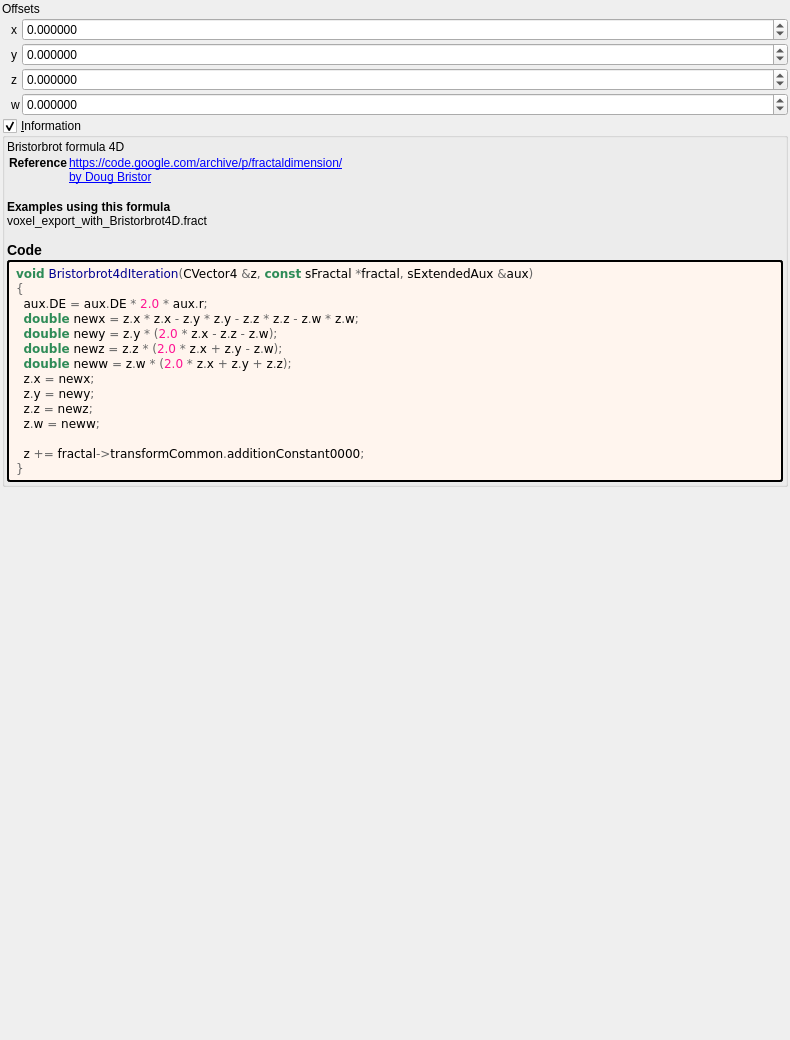
<?xml version="1.0" encoding="UTF-8"?>
<ui version="4.0">
 <class>bristorbrot4d</class>
 <widget class="QWidget" name="Form">
  <property name="geometry">
   <rect>
    <x>0</x>
    <y>0</y>
    <width>790</width>
    <height>1040</height>
   </rect>
  </property>
  <property name="windowTitle">
   <string notr="true">bristorbrot4d</string>
  </property>
  <layout class="QVBoxLayout" name="verticalLayout">
   <property name="spacing">
    <number>2</number>
   </property>
   <property name="leftMargin">
    <number>2</number>
   </property>
   <property name="topMargin">
    <number>2</number>
   </property>
   <property name="rightMargin">
    <number>2</number>
   </property>
   <property name="bottomMargin">
    <number>2</number>
   </property>
   <item>
    <widget class="QLabel" name="label_256">
     <property name="text">
      <string>Offsets</string>
     </property>
    </widget>
   </item>
   <item>
    <layout class="QGridLayout" name="gridLayout_63" columnstretch="0,0,0,1">
     <property name="spacing">
      <number>2</number>
     </property>
     <item row="3" column="2">
      <widget class="QLabel" name="label_112">
       <property name="text">
        <string notr="true">x</string>
       </property>
      </widget>
     </item>
     <item row="5" column="3">
      <widget class="MyDoubleSpinBox" name="spinbox4_transf_addition_constant_0000_z">
       <property name="sizePolicy">
        <sizepolicy hsizetype="Minimum" vsizetype="Maximum">
         <horstretch>0</horstretch>
         <verstretch>0</verstretch>
        </sizepolicy>
       </property>
       <property name="prefix">
        <string/>
       </property>
       <property name="suffix">
        <string/>
       </property>
       <property name="decimals">
        <number>6</number>
       </property>
       <property name="minimum">
        <double>-99.989999999999995</double>
       </property>
       <property name="maximum">
        <double>99.989999999999995</double>
       </property>
       <property name="singleStep">
        <double>0.100000000000000</double>
       </property>
      </widget>
     </item>
     <item row="5" column="1">
      <widget class="QLabel" name="label_257">
       <property name="text">
        <string/>
       </property>
      </widget>
     </item>
     <item row="6" column="2">
      <widget class="QLabel" name="label_115">
       <property name="text">
        <string notr="true">w</string>
       </property>
      </widget>
     </item>
     <item row="4" column="2">
      <widget class="QLabel" name="label_113">
       <property name="text">
        <string notr="true">y</string>
       </property>
      </widget>
     </item>
     <item row="3" column="3">
      <widget class="MyDoubleSpinBox" name="spinbox4_transf_addition_constant_0000_x">
       <property name="sizePolicy">
        <sizepolicy hsizetype="Minimum" vsizetype="Maximum">
         <horstretch>0</horstretch>
         <verstretch>0</verstretch>
        </sizepolicy>
       </property>
       <property name="prefix">
        <string/>
       </property>
       <property name="suffix">
        <string/>
       </property>
       <property name="decimals">
        <number>6</number>
       </property>
       <property name="minimum">
        <double>-99.989999999999995</double>
       </property>
       <property name="maximum">
        <double>99.989999999999995</double>
       </property>
       <property name="singleStep">
        <double>0.100000000000000</double>
       </property>
      </widget>
     </item>
     <item row="4" column="3">
      <widget class="MyDoubleSpinBox" name="spinbox4_transf_addition_constant_0000_y">
       <property name="sizePolicy">
        <sizepolicy hsizetype="Minimum" vsizetype="Maximum">
         <horstretch>0</horstretch>
         <verstretch>0</verstretch>
        </sizepolicy>
       </property>
       <property name="prefix">
        <string/>
       </property>
       <property name="suffix">
        <string/>
       </property>
       <property name="decimals">
        <number>6</number>
       </property>
       <property name="minimum">
        <double>-99.989999999999995</double>
       </property>
       <property name="maximum">
        <double>99.989999999999995</double>
       </property>
       <property name="singleStep">
        <double>0.100000000000000</double>
       </property>
      </widget>
     </item>
     <item row="5" column="2">
      <widget class="QLabel" name="label_114">
       <property name="text">
        <string notr="true">z</string>
       </property>
      </widget>
     </item>
     <item row="6" column="3">
      <widget class="MyDoubleSpinBox" name="spinbox4_transf_addition_constant_0000_w">
       <property name="sizePolicy">
        <sizepolicy hsizetype="Minimum" vsizetype="Maximum">
         <horstretch>0</horstretch>
         <verstretch>0</verstretch>
        </sizepolicy>
       </property>
       <property name="prefix">
        <string/>
       </property>
       <property name="suffix">
        <string/>
       </property>
       <property name="decimals">
        <number>6</number>
       </property>
       <property name="minimum">
        <double>-99.989999999999995</double>
       </property>
       <property name="maximum">
        <double>99.989999999999995</double>
       </property>
       <property name="singleStep">
        <double>0.100000000000000</double>
       </property>
      </widget>
     </item>
    </layout>
   </item>
   <item>
    <widget class="MyGroupBox" name="groupCheck_info">
     <property name="title">
      <string>&amp;Information</string>
     </property>
     <property name="flat">
      <bool>false</bool>
     </property>
     <property name="checkable">
      <bool>true</bool>
     </property>
     <layout class="QVBoxLayout" name="verticalLayout_2">
      <property name="spacing">
       <number>2</number>
      </property>
      <property name="leftMargin">
       <number>2</number>
      </property>
      <property name="topMargin">
       <number>2</number>
      </property>
      <property name="rightMargin">
       <number>2</number>
      </property>
      <property name="bottomMargin">
       <number>2</number>
      </property>
      <item>
       <widget class="QLabel" name="label_information_general">
        <property name="text">
         <string notr="true">&lt;p&gt;Bristorbrot formula 4D&lt;/p&gt;&lt;table&gt;
&lt;tr&gt;&lt;th&gt;Reference&lt;/th&gt;&lt;td&gt;&lt;a href=&quot;https://code.google.com/archive/p/fractaldimension/&quot;&gt;https://code.google.com/archive/p/fractaldimension/&lt;br&gt;
&lt;a href=&quot;by Doug Bristor&quot;&gt;by Doug Bristor&lt;br&gt;
&lt;/td&gt;&lt;/tr&gt;
&lt;/table&gt;
&lt;br&gt;&lt;b&gt;Examples using this formula&lt;/b&gt;&lt;br&gt;voxel_export_with_Bristorbrot4D.fract&lt;h3&gt;Code&lt;/h3&gt;</string>
        </property>
        <property name="wordWrap">
         <bool>true</bool>
        </property>
        <property name="openExternalLinks">
         <bool>true</bool>
        </property>
        <property name="textInteractionFlags">
         <set>Qt::LinksAccessibleByMouse|Qt::TextSelectableByMouse</set>
        </property>
       </widget>
      </item>
      <item>
       <widget class="QLabel" name="label_code_content">
        <property name="styleSheet">
         <string notr="true">border-style: outset; border-width: 2px; border-radius: 3px; border-color: black; background-color: #fff5ee; padding: 4px;</string>
        </property>
        <property name="text">
         <string notr="true">&lt;body style=&quot;background-color:#fff5ee&quot;&gt;
&lt;pre style=&quot;color:#000000; background-color:#fff5ee;  font-family:&#039;Courier New&#039;,monospace;&quot;&gt;&lt;span style=&quot;color:#2e8b57; font-weight:bold&quot;&gt;void&lt;/span&gt; &lt;span style=&quot;color:#00008f&quot;&gt;Bristorbrot4dIteration&lt;/span&gt;&lt;span style=&quot;color:#676767&quot;&gt;(&lt;/span&gt;CVector4 &lt;span style=&quot;color:#676767&quot;&gt;&amp;amp;&lt;/span&gt;z&lt;span style=&quot;color:#676767&quot;&gt;,&lt;/span&gt; &lt;span style=&quot;color:#2e8b57; font-weight:bold&quot;&gt;const&lt;/span&gt; sFractal &lt;span style=&quot;color:#676767&quot;&gt;*&lt;/span&gt;fractal&lt;span style=&quot;color:#676767&quot;&gt;,&lt;/span&gt; sExtendedAux &lt;span style=&quot;color:#676767&quot;&gt;&amp;amp;&lt;/span&gt;aux&lt;span style=&quot;color:#676767&quot;&gt;)&lt;/span&gt;
&lt;span style=&quot;color:#676767&quot;&gt;{&lt;/span&gt;
  aux&lt;span style=&quot;color:#676767&quot;&gt;.&lt;/span&gt;DE &lt;span style=&quot;color:#676767&quot;&gt;=&lt;/span&gt; aux&lt;span style=&quot;color:#676767&quot;&gt;.&lt;/span&gt;DE &lt;span style=&quot;color:#676767&quot;&gt;*&lt;/span&gt; &lt;span style=&quot;color:#ff1493&quot;&gt;2.0&lt;/span&gt; &lt;span style=&quot;color:#676767&quot;&gt;*&lt;/span&gt; aux&lt;span style=&quot;color:#676767&quot;&gt;.&lt;/span&gt;r&lt;span style=&quot;color:#676767&quot;&gt;;&lt;/span&gt;
  &lt;span style=&quot;color:#2e8b57; font-weight:bold&quot;&gt;double&lt;/span&gt; newx &lt;span style=&quot;color:#676767&quot;&gt;=&lt;/span&gt; z&lt;span style=&quot;color:#676767&quot;&gt;.&lt;/span&gt;x &lt;span style=&quot;color:#676767&quot;&gt;*&lt;/span&gt; z&lt;span style=&quot;color:#676767&quot;&gt;.&lt;/span&gt;x &lt;span style=&quot;color:#676767&quot;&gt;-&lt;/span&gt; z&lt;span style=&quot;color:#676767&quot;&gt;.&lt;/span&gt;y &lt;span style=&quot;color:#676767&quot;&gt;*&lt;/span&gt; z&lt;span style=&quot;color:#676767&quot;&gt;.&lt;/span&gt;y &lt;span style=&quot;color:#676767&quot;&gt;-&lt;/span&gt; z&lt;span style=&quot;color:#676767&quot;&gt;.&lt;/span&gt;z &lt;span style=&quot;color:#676767&quot;&gt;*&lt;/span&gt; z&lt;span style=&quot;color:#676767&quot;&gt;.&lt;/span&gt;z &lt;span style=&quot;color:#676767&quot;&gt;-&lt;/span&gt; z&lt;span style=&quot;color:#676767&quot;&gt;.&lt;/span&gt;w &lt;span style=&quot;color:#676767&quot;&gt;*&lt;/span&gt; z&lt;span style=&quot;color:#676767&quot;&gt;.&lt;/span&gt;w&lt;span style=&quot;color:#676767&quot;&gt;;&lt;/span&gt;
  &lt;span style=&quot;color:#2e8b57; font-weight:bold&quot;&gt;double&lt;/span&gt; newy &lt;span style=&quot;color:#676767&quot;&gt;=&lt;/span&gt; z&lt;span style=&quot;color:#676767&quot;&gt;.&lt;/span&gt;y &lt;span style=&quot;color:#676767&quot;&gt;* (&lt;/span&gt;&lt;span style=&quot;color:#ff1493&quot;&gt;2.0&lt;/span&gt; &lt;span style=&quot;color:#676767&quot;&gt;*&lt;/span&gt; z&lt;span style=&quot;color:#676767&quot;&gt;.&lt;/span&gt;x &lt;span style=&quot;color:#676767&quot;&gt;-&lt;/span&gt; z&lt;span style=&quot;color:#676767&quot;&gt;.&lt;/span&gt;z &lt;span style=&quot;color:#676767&quot;&gt;-&lt;/span&gt; z&lt;span style=&quot;color:#676767&quot;&gt;.&lt;/span&gt;w&lt;span style=&quot;color:#676767&quot;&gt;);&lt;/span&gt;
  &lt;span style=&quot;color:#2e8b57; font-weight:bold&quot;&gt;double&lt;/span&gt; newz &lt;span style=&quot;color:#676767&quot;&gt;=&lt;/span&gt; z&lt;span style=&quot;color:#676767&quot;&gt;.&lt;/span&gt;z &lt;span style=&quot;color:#676767&quot;&gt;* (&lt;/span&gt;&lt;span style=&quot;color:#ff1493&quot;&gt;2.0&lt;/span&gt; &lt;span style=&quot;color:#676767&quot;&gt;*&lt;/span&gt; z&lt;span style=&quot;color:#676767&quot;&gt;.&lt;/span&gt;x &lt;span style=&quot;color:#676767&quot;&gt;+&lt;/span&gt; z&lt;span style=&quot;color:#676767&quot;&gt;.&lt;/span&gt;y &lt;span style=&quot;color:#676767&quot;&gt;-&lt;/span&gt; z&lt;span style=&quot;color:#676767&quot;&gt;.&lt;/span&gt;w&lt;span style=&quot;color:#676767&quot;&gt;);&lt;/span&gt;
  &lt;span style=&quot;color:#2e8b57; font-weight:bold&quot;&gt;double&lt;/span&gt; neww &lt;span style=&quot;color:#676767&quot;&gt;=&lt;/span&gt; z&lt;span style=&quot;color:#676767&quot;&gt;.&lt;/span&gt;w &lt;span style=&quot;color:#676767&quot;&gt;* (&lt;/span&gt;&lt;span style=&quot;color:#ff1493&quot;&gt;2.0&lt;/span&gt; &lt;span style=&quot;color:#676767&quot;&gt;*&lt;/span&gt; z&lt;span style=&quot;color:#676767&quot;&gt;.&lt;/span&gt;x &lt;span style=&quot;color:#676767&quot;&gt;+&lt;/span&gt; z&lt;span style=&quot;color:#676767&quot;&gt;.&lt;/span&gt;y &lt;span style=&quot;color:#676767&quot;&gt;+&lt;/span&gt; z&lt;span style=&quot;color:#676767&quot;&gt;.&lt;/span&gt;z&lt;span style=&quot;color:#676767&quot;&gt;);&lt;/span&gt;
  z&lt;span style=&quot;color:#676767&quot;&gt;.&lt;/span&gt;x &lt;span style=&quot;color:#676767&quot;&gt;=&lt;/span&gt; newx&lt;span style=&quot;color:#676767&quot;&gt;;&lt;/span&gt;
  z&lt;span style=&quot;color:#676767&quot;&gt;.&lt;/span&gt;y &lt;span style=&quot;color:#676767&quot;&gt;=&lt;/span&gt; newy&lt;span style=&quot;color:#676767&quot;&gt;;&lt;/span&gt;
  z&lt;span style=&quot;color:#676767&quot;&gt;.&lt;/span&gt;z &lt;span style=&quot;color:#676767&quot;&gt;=&lt;/span&gt; newz&lt;span style=&quot;color:#676767&quot;&gt;;&lt;/span&gt;
  z&lt;span style=&quot;color:#676767&quot;&gt;.&lt;/span&gt;w &lt;span style=&quot;color:#676767&quot;&gt;=&lt;/span&gt; neww&lt;span style=&quot;color:#676767&quot;&gt;;&lt;/span&gt;

  z &lt;span style=&quot;color:#676767&quot;&gt;+=&lt;/span&gt; fractal&lt;span style=&quot;color:#676767&quot;&gt;-&amp;gt;&lt;/span&gt;transformCommon&lt;span style=&quot;color:#676767&quot;&gt;.&lt;/span&gt;additionConstant0000&lt;span style=&quot;color:#676767&quot;&gt;;&lt;/span&gt;
&lt;span style=&quot;color:#676767&quot;&gt;}&lt;/span&gt;
&lt;/pre&gt;
&lt;/body&gt;</string>
        </property>
        <property name="wordWrap">
         <bool>true</bool>
        </property>
        <property name="openExternalLinks">
         <bool>true</bool>
        </property>
        <property name="textInteractionFlags">
         <set>Qt::LinksAccessibleByMouse|Qt::TextSelectableByMouse</set>
        </property>
       </widget>
      </item>
     </layout>
    </widget>
   </item>
   <item>
    <spacer name="verticalSpacer">
     <property name="orientation">
      <enum>Qt::Vertical</enum>
     </property>
     <property name="sizeHint" stdset="0">
      <size>
       <width>20</width>
       <height>40</height>
      </size>
     </property>
    </spacer>
   </item>
  </layout>
 </widget>
 <customwidgets>
  <customwidget>
   <class>MyDoubleSpinBox</class>
   <extends>QDoubleSpinBox</extends>
   <header>my_double_spin_box.h</header>
  </customwidget>
  <customwidget>
   <class>MyGroupBox</class>
   <extends>QGroupBox</extends>
   <header>my_group_box.h</header>
   <container>1</container>
  </customwidget>
 </customwidgets>
 <tabstops>
  <tabstop>spinbox4_transf_addition_constant_0000_x</tabstop>
  <tabstop>spinbox4_transf_addition_constant_0000_y</tabstop>
  <tabstop>spinbox4_transf_addition_constant_0000_z</tabstop>
  <tabstop>spinbox4_transf_addition_constant_0000_w</tabstop>
  <tabstop>groupCheck_info</tabstop>
 </tabstops>
 <resources/>
 <connections/>
</ui>
